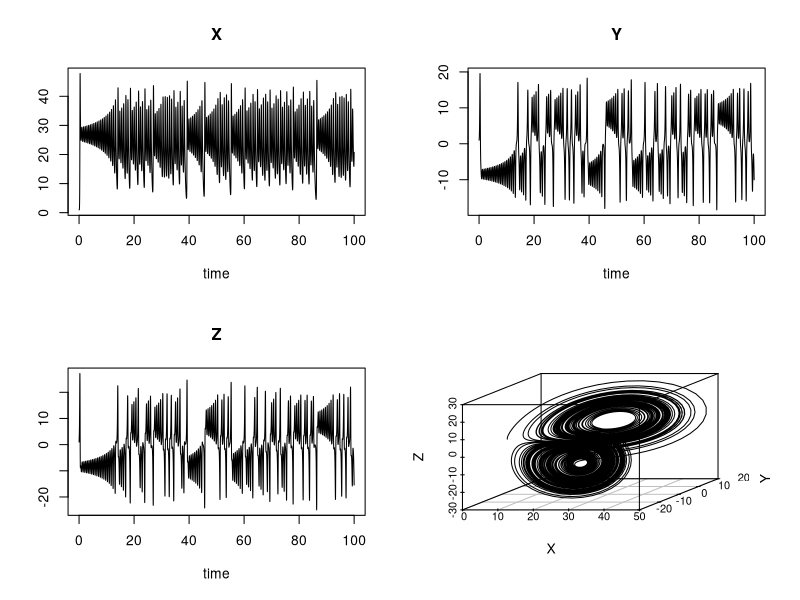

This figure's R source:
## ---- chunk 1
library(deSolve)
library(scatterplot3d)
## ---- chunk 2
library(deSolve)
library(scatterplot3d)
## Chaos in the atmosphere
Lorenz <- function(t, state, parameters) {
  with(as.list(c(state, parameters)), {
    dX <-  a * X + Y * Z
    dY <-  b * (Y - Z)
    dZ <- -X * Y + c * Y - Z
    list(c(dX, dY, dZ))
  })
}

parameters <- c(a = -8/3, b = -10, c = 28)
state      <- c(X = 1, Y = 1, Z = 1)
times      <- seq(0, 100, by = 0.01)

out <- ode(y = state, times = times, func = Lorenz, parms = parameters)

plot(out)
scatterplot3d(out[,-1], type = "l")
